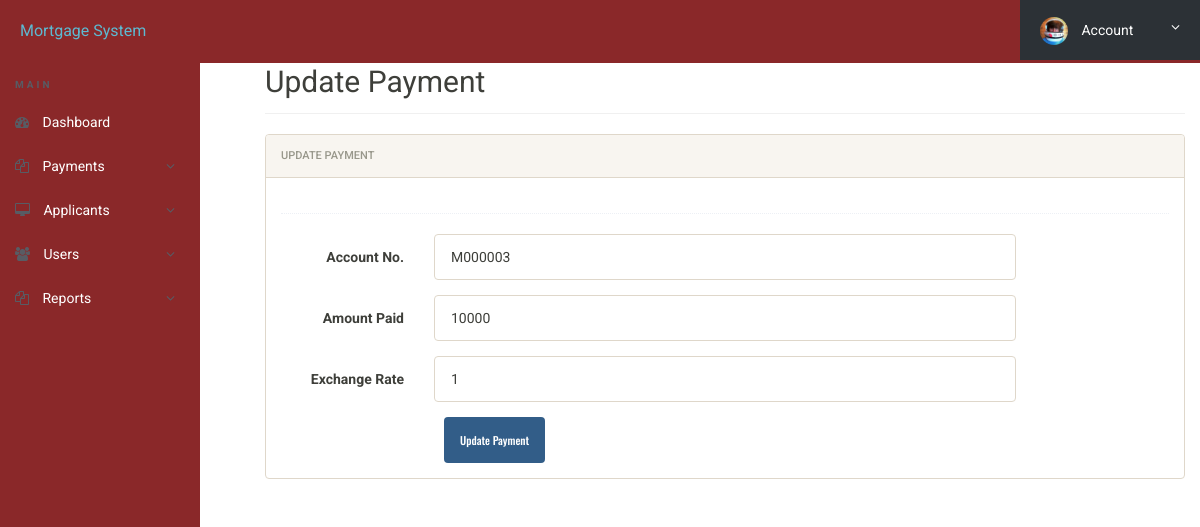
Page /admin/update-payment.php?id=1 (signed in) on the committed database.
### tables this page shows
CREATE TABLE `payments` (
  `id` int(11) NOT NULL,
  `applicant_no` varchar(255) NOT NULL,
  `amount` varchar(255) NOT NULL,
  `exchange_rate` varchar(255) NOT NULL,
  `posting_date` timestamp NOT NULL DEFAULT CURRENT_TIMESTAMP
);

### admin/update-payment.php (the view, shortened to what this page needs)
<?php
	include('includes/config.php');
?>
<!DOCTYPE html>
<html lang="en" class="no-js">
	<head>
		<link rel="stylesheet" href="css/font-awesome.min.css">
		<link rel="stylesheet" href="css/bootstrap.min.css">
		<link rel="stylesheet" href="css/dataTables.bootstrap.min.css">>
		<link rel="stylesheet" href="css/bootstrap-social.css">
		<link rel="stylesheet" href="css/bootstrap-select.css">
		<link rel="stylesheet" href="css/fileinput.min.css">
		<link rel="stylesheet" href="css/awesome-bootstrap-checkbox.css">
		<link rel="stylesheet" href="css/style.css">
	</head>
	<body>
		<?php include('includes/header.php');?>
		<div class="ts-main-content">
			<?php include('includes/sidebar.php');?>
			<div class="content-wrapper">
				<div class="container-fluid">
					<div class="row">
						<div class="col-md-12">
							<h2 class="page-title">Update Payment </h2>
							<div class="row">
								<div class="col-md-12">
									<div class="panel panel-default">
										<div class="panel-heading">Update Payment</div>
										<div class="panel-body">
											<form method="post" class="form-horizontal">
												<?php
													$id=$_GET['id'];
													$ret="select * from payments where id=?";
													$stmt= $mysqli->prepare($ret) ;
													$stmt->bind_param('i',$id);
													$stmt->execute() ;
													$res=$stmt->get_result();
													while($row=$res->fetch_object()) { ?>
													<div class="hr-dashed"></div>
													<div class="form-group">
														<label class="col-sm-2 control-label">Account No. </label>
														<div class="col-sm-8">
															<input type="text"  name="account" value="<?php echo $row->applicant_no;?>"  class="form-control"> </div>
														</div>
													<div class="form-group">
														<label class="col-sm-2 control-label">Amount Paid</label>
														<div class="col-sm-8">
															<input type="text" class="form-control" name="amount" id="cns" value="<?php echo $row->amount;?>" required="required">
														</div>
													</div>
													<div class="form-group">
														<label class="col-sm-2 control-label">Exchange Rate</label>
														<div class="col-sm-8">
															<input type="text" class="form-control" name="rate" value="<?php echo $row->exchange_rate;?>" >
														</div>
													</div>
												<?php } ?>
													<div class="col-sm-8 col-sm-offset-2">
														<input class="btn btn-primary" type="submit" name="submit" value="Update Payment">
													</div>
											</div>
										</div>
									</div>
								</div>
								</div>
							</div>
						</div>
					</div>
				</div>
	</body>
</html>

### admin/css/style.css (style rules this page uses)
html { font-size: 14px; }
@media only screen and (min-width: 480px) { html { font-size: 17px; } }
@media only screen and (min-width: 768px) { html { font-size: 14px; } }
body { font-size: 1em; }
.btn { font-family: 'Oswald', sans-serif; }
.hr-dashed { background-color: transparent; border-top: 1px dotted #edf0f5; color: transparent; height: 1px; margin: 20px 0; }
.panel { overflow: hidden; }
.btn { text-transform: none; }
.page-title { padding-bottom: 15px; margin-bottom: 20px; border-bottom: 1px solid #f0f0f0; }
.ts-main-content .content-wrapper { padding-top: 15px; margin-top: 10px; }
@media only screen and (min-width: 992px) { .ts-main-content .content-wrapper { margin-left: 250px; } }

### rows in the picture
payments: account "M000003", amount "10000", rate "1"
